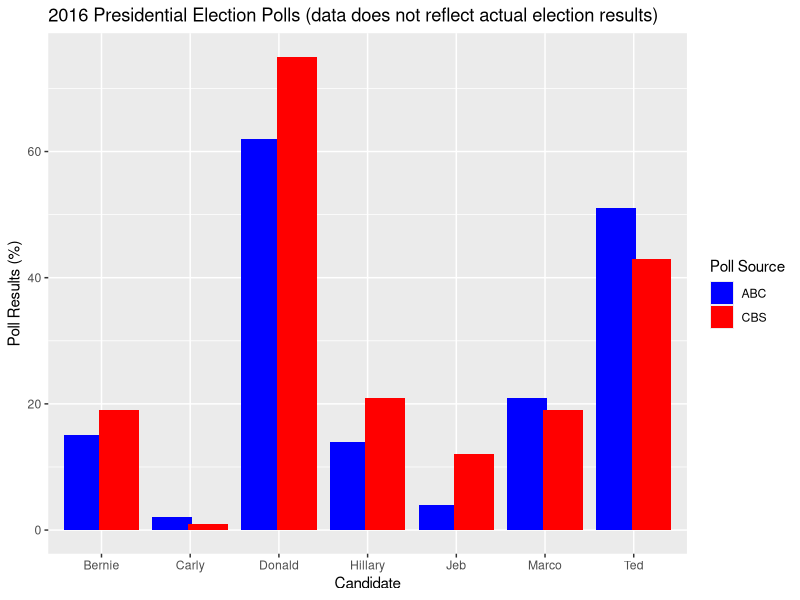

The R source for this figure:
## ---- chunk 1
knitr::opts_chunk$set(echo = TRUE)
## ---- chunk 2
# Load necessary library
library(ggplot2)

# Define candidate names
Name <- c("Jeb", "Donald", "Ted", "Marco", "Carly", "Hillary", "Bernie")

# Define poll results
ABC_poll <- c(4, 62, 51, 21, 2, 14, 15)
CBS_poll <- c(12, 75, 43, 19, 1, 21, 19)

# Create a data frame in long format for proper ggplot visualization
poll_data <- data.frame(
  Name = rep(Name, 2),
  Poll = c(ABC_poll, CBS_poll),
  Source = rep(c("ABC", "CBS"), each = length(Name))
)
## ---- chunk 3
# Create the bar chart with dodged position
print(ggplot(poll_data, aes(x = Name, y = Poll, fill = Source)) +
  geom_bar(stat = "identity", position = position_dodge(width = 0.8)) +
  labs(
    title = "2016 Presidential Election Polls (data does not reflect actual election results)",
    x = "Candidate", 
    y = "Poll Results (%)"
  ) +
  scale_fill_manual(values = c("ABC" = "blue", "CBS" = "red"), name = "Poll Source") 
)
